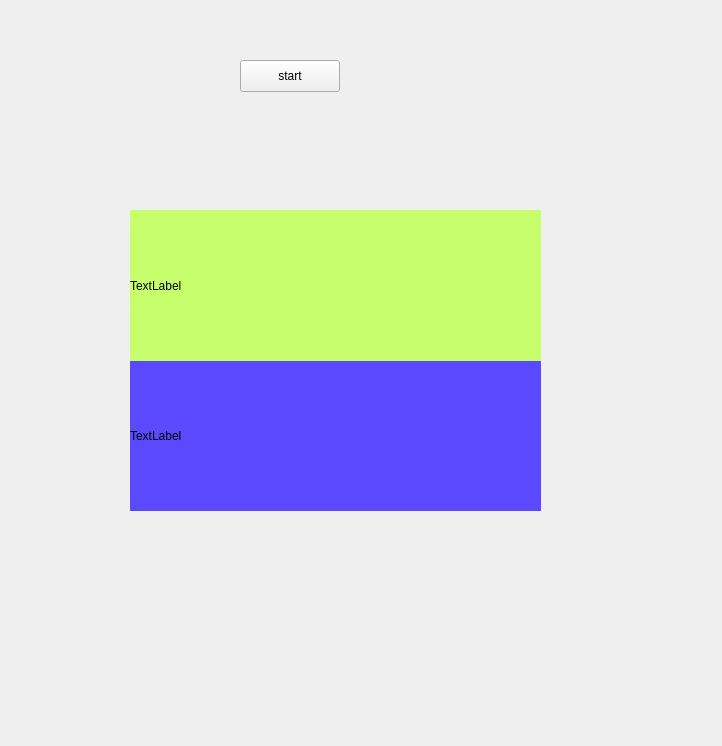
<?xml version="1.0" encoding="UTF-8"?>
<ui version="4.0">
 <class>test_scale_container</class>
 <widget class="QWidget" name="test_scale_container">
  <property name="geometry">
   <rect>
    <x>0</x>
    <y>0</y>
    <width>722</width>
    <height>746</height>
   </rect>
  </property>
  <property name="windowTitle">
   <string>test_scale_container</string>
  </property>
  <widget class="QWidget" name="scale_animation_container" native="true">
   <property name="geometry">
    <rect>
     <x>130</x>
     <y>210</y>
     <width>411</width>
     <height>301</height>
    </rect>
   </property>
   <widget class="QWidget" name="verticalLayoutWidget">
    <property name="geometry">
     <rect>
      <x>0</x>
      <y>0</y>
      <width>411</width>
      <height>301</height>
     </rect>
    </property>
    <layout class="QVBoxLayout" name="v_layout">
     <property name="spacing">
      <number>0</number>
     </property>
     <item>
      <widget class="QLabel" name="label_0">
       <property name="styleSheet">
        <string notr="true">background-color: rgb(199, 255, 108);</string>
       </property>
       <property name="text">
        <string>TextLabel</string>
       </property>
      </widget>
     </item>
     <item>
      <widget class="QLabel" name="label_1">
       <property name="styleSheet">
        <string notr="true">background-color: rgb(90, 73, 255);</string>
       </property>
       <property name="text">
        <string>TextLabel</string>
       </property>
      </widget>
     </item>
    </layout>
   </widget>
  </widget>
  <widget class="QPushButton" name="start">
   <property name="geometry">
    <rect>
     <x>240</x>
     <y>60</y>
     <width>100</width>
     <height>32</height>
    </rect>
   </property>
   <property name="text">
    <string>start</string>
   </property>
  </widget>
 </widget>
 <resources/>
 <connections/>
</ui>
